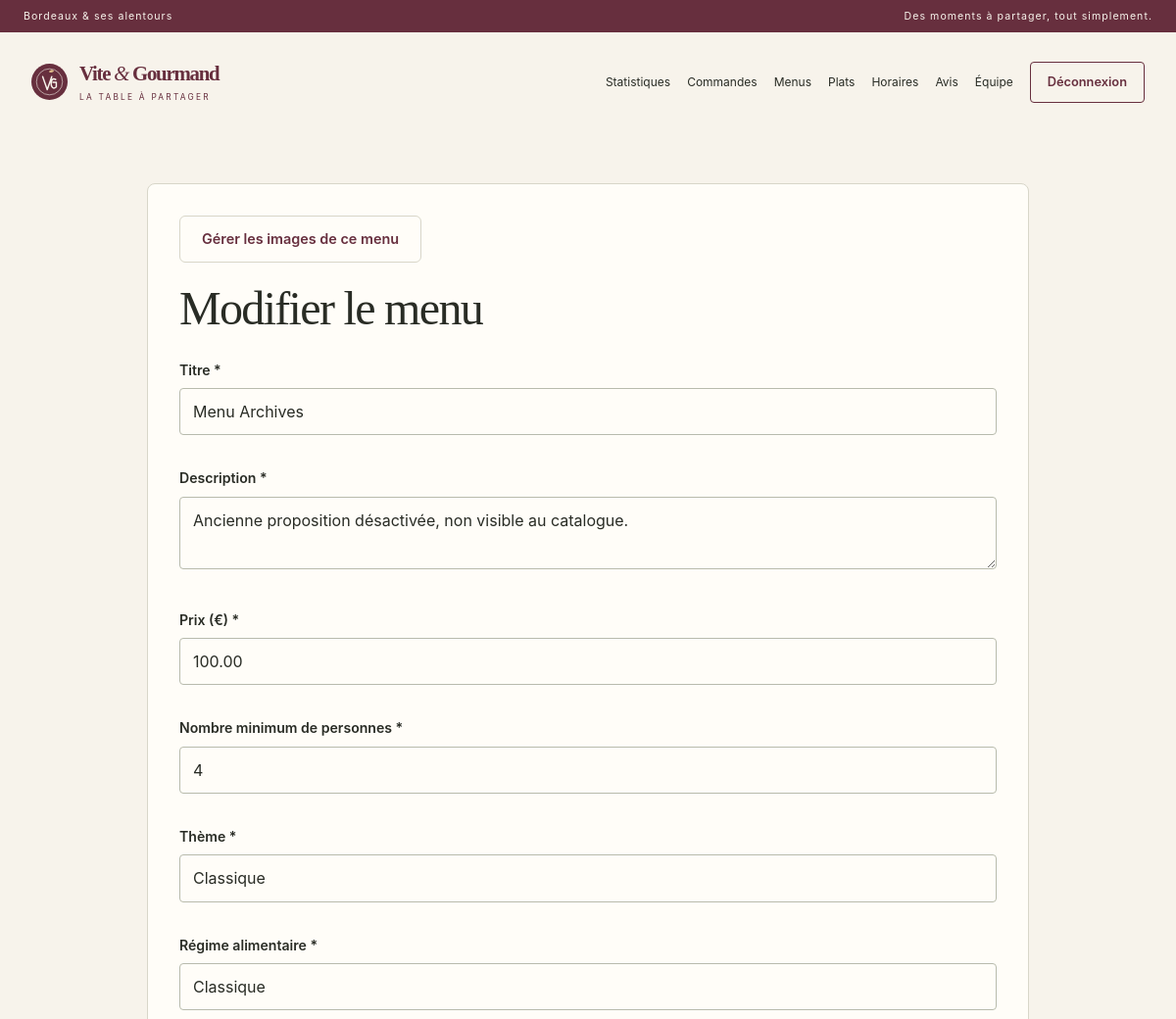
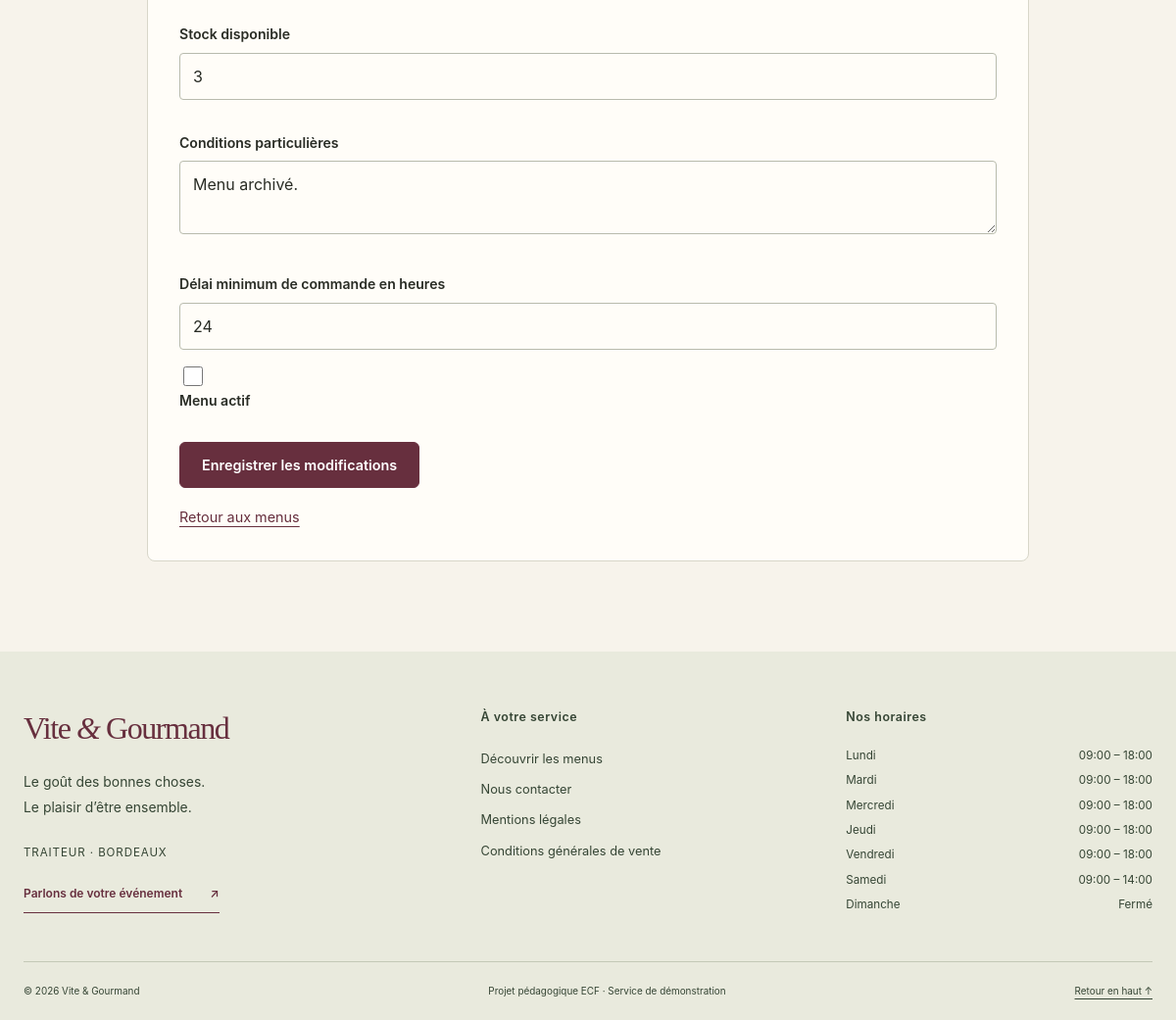
The app's page /modifier-menu.php?id=8 (signed in) with its own data (2 pictures, top to bottom).
### tables this page shows
CREATE TABLE `menus` (
    `id` INT NOT NULL AUTO_INCREMENT,
    `titre` VARCHAR(255) NOT NULL,
    `description` TEXT NOT NULL,
    `prix` DECIMAL(10,2) NOT NULL,
    `nb_personnes_min` INT NOT NULL,

    `theme` VARCHAR(100) DEFAULT NULL,
    `regime` VARCHAR(100) DEFAULT NULL,

    `stock_disponible` INT NOT NULL DEFAULT 0,

    `conditions_menu` TEXT DEFAULT NULL,
    `delai_commande_heures` INT DEFAULT NULL,

    `actif` TINYINT(1) NOT NULL DEFAULT 1,

    PRIMARY KEY (`id`)
);

CREATE TABLE `horaires` (
    `id` INT NOT NULL AUTO_INCREMENT,
    `jour` VARCHAR(20) NOT NULL,
    `heure_ouverture` TIME DEFAULT NULL,
    `heure_fermeture` TIME DEFAULT NULL,
    `ferme` TINYINT(1) NOT NULL DEFAULT 0,

    PRIMARY KEY (`id`),
    UNIQUE KEY `jour` (`jour`)
);

### Config/security.php (called while the page is built, shortened)
<?php
function e(mixed $value): string
{
    return htmlspecialchars((string) $value, ENT_QUOTES | ENT_SUBSTITUTE, 'UTF-8');
}

### Public/modifier-menu.php (the view, shortened to what this page needs)
<?php
require_once __DIR__ . '/../Config/database.php';
$id = $_GET['id'] ?? null;
$id = (int) $id;
$sql = '
    SELECT *
    FROM menus
    WHERE id = :id
';
$stmt = $pdo->prepare($sql);
$stmt->execute([
    ':id' => $id
]);
$menu = $stmt->fetch(PDO::FETCH_ASSOC);
?>
<?php require_once __DIR__ . '/../Templates/layout.php';
renderHeader('Modifier un menu'); ?>
<section class="content-panel">
<p><a class="button button-secondary" href="gerer-menu-images.php?id=<?= (int) $id ?>">Gérer les images de ce menu</a></p>
    <h1>
        Modifier le menu
    </h1>
    <form method="POST">
        <label for="titre">
            Titre *
        </label>
        <input
            type="text"
            id="titre"
            name="titre"
            value="<?= htmlspecialchars($menu['titre']) ?>"
            required
        >
        <label for="description">
            Description *
        </label>
        <textarea
            id="description"
            name="description"
            required
        ><?= htmlspecialchars($menu['description']) ?></textarea>
        <label for="prix">
            Prix (€) *
        </label>
        <input
            type="number"
            id="prix"
            name="prix"
            step="0.01"
            min="0.01"
            value="<?= htmlspecialchars($menu['prix']) ?>"
            required
        >
        <label for="nb_personnes_min">
            Nombre minimum de personnes *
        </label>
        <input
            type="number"
            id="nb_personnes_min"
            name="nb_personnes_min"
            min="1"
            value="<?= (int) $menu['nb_personnes_min'] ?>"
            required
        >
        <label for="theme">
            Thème *
        </label>
        <input
            type="text"
            id="theme"
            name="theme"
            value="<?= htmlspecialchars($menu['theme']) ?>"
            required
        >
        <label for="regime">
            Régime alimentaire *
        </label>
        <input
            type="text"
            id="regime"
            name="regime"
            value="<?= htmlspecialchars($menu['regime']) ?>"
            required
        >
        <label for="stock_disponible">
            Stock disponible
        </label>
        <input
            type="number"
            id="stock_disponible"
            name="stock_disponible"
            min="0"
            value="<?= (int) $menu['stock_disponible'] ?>"
            required
        >
        <label for="conditions_menu">
            Conditions particulières
        </label>
        <textarea
            id="conditions_menu"
            name="conditions_menu"
        ><?= htmlspecialchars($menu['conditions_menu'] ?? '') ?></textarea>
        <label for="delai_commande_heures">
            Délai minimum de commande en heures
        </label>
        <input
            type="number"
            id="delai_commande_heures"
            name="delai_commande_heures"
            min="0"
            value="<?= (int) $menu['delai_commande_heures'] ?>"
            required
        >
        <div class="checkbox">
            <input
                type="checkbox"
                id="actif"
                name="actif"
                <?php
    if ((int) $menu['actif'] === 1) {
        echo 'checked';
    }
?>
            >
            <label for="actif">
                Menu actif
            </label>
        </div>
        <button type="submit">
            Enregistrer les modifications
        </button>
    </form>
    <a
        class="retour"
        href="admin-menus.php"
    >
        Retour aux menus
    </a>
</section>
<?php renderFooter($pdo); ?>

### Templates/layout.php (shortened to what this page needs)
<?php
require_once __DIR__ . '/../Config/security.php';
function renderHeader(string $title): void
{
    $role = $_SESSION['role'] ?? '';
    $staff = in_array($role, ['admin', 'employe'], true);
    $links = $staff
        ? ['admin-commandes.php' => 'Commandes', 'admin-menus.php' => 'Menus', 'admin-plats.php' => 'Plats', 'admin-horaires.php' => 'Horaires', 'admin-avis.php' => 'Avis']
        : ['index.php' => 'Accueil', 'menus.php' => 'Nos menus'];
    if ($role === 'admin') {
        $links = ['admin-statistiques.php' => 'Statistiques'] + $links + ['admin-employes.php' => 'Équipe'];
    } elseif ($role === 'utilisateur') {
        $links += ['mes-commandes.php' => 'Mes commandes', 'mon-profil.php' => 'Mon profil'];
    }
    $current = basename($_SERVER['SCRIPT_NAME'] ?? '');
    ?>
<!DOCTYPE html>
<html lang="fr">
<head>
    <link rel="stylesheet" href="style.css?v=<?= filemtime(__DIR__ . '/../Public/style.css') ?>">
</head>
<body class="<?= $staff ? 'staff-page' : 'public-page' ?>">
<div class="announcement">
    <span>Bordeaux & ses alentours</span>
    <span>Des moments à partager, tout simplement.</span>
</div>
<header class="site-header">
    <a class="brand" href="index.php" aria-label="Vite et Gourmand, accueil">
        <img src="assets/images/embleme.svg" alt="" width="45" height="45">
        <span>Vite <i>&</i> Gourmand<small>LA TABLE À PARTAGER</small></span>
    </a>
    <nav id="main-navigation" class="navbar-links" aria-label="Navigation principale">
        <?php foreach ($links as $href => $label): ?>
            <a href="<?= e($href) ?>" <?= $current === $href ? 'aria-current="page"' : '' ?>><?= e($label) ?></a>
        <?php endforeach; ?>
        <?php if (isset($_SESSION['user_id'])): ?>
            <form method="post" action="logout.php" class="logout-form">
                <button class="nav-account" type="submit">Déconnexion</button>
            </form>
        <?php else: ?>
            <a class="nav-account" href="login.php" <?= $current === 'login.php' ? 'aria-current="page"' : '' ?>>Mon espace <span aria-hidden="true">↗</span></a>
        <?php endif; ?>
    </nav>
</header>
<main id="main-content" class="page-shell">
<?php
}
function renderFooter(PDO $pdo): void
{
    $rows = $pdo->query('SELECT jour, heure_ouverture, heure_fermeture, ferme FROM horaires')->fetchAll(PDO::FETCH_ASSOC);
    $horaires = [];
    foreach ($rows as $row) {
        $horaires[strtolower($row['jour'])] = $row;
    }
    ?>
</main>
<footer class="site-footer">
    <div class="footer-grid">
        <div class="footer-intro">
            <a class="footer-brand" href="index.php">Vite <i>&</i> Gourmand</a>
            <p>Le goût des bonnes choses.<br>Le plaisir d’être ensemble.</p>
            <p class="footer-location">Traiteur · Bordeaux</p>
            <a href="contact.php" class="text-link">Parlons de votre événement <span aria-hidden="true">↗</span></a>
        </div>
        <div>
            <h2>À votre service</h2>
            <ul class="footer-links">
                <li><a href="menus.php">Découvrir les menus</a></li>
                <li><a href="contact.php">Nous contacter</a></li>
                <li><a href="mentions-legales.php">Mentions légales</a></li>
                <li><a href="cgv.php">Conditions générales de vente</a></li>
            </ul>
        </div>
        <div>
            <h2>Nos horaires</h2>
            <dl class="opening-hours">
                <?php foreach (['Lundi', 'Mardi', 'Mercredi', 'Jeudi', 'Vendredi', 'Samedi', 'Dimanche'] as $jour): $h = $horaires[strtolower($jour)] ?? null; ?>
                    <div>
                        <dt><?= $jour ?></dt>
                        <dd>
                            <?php if (!$h): ?>
                                Non renseigné
                            <?php elseif ((int) $h['ferme'] === 1): ?>
                                Fermé
                            <?php else: ?>
                                <?= e(substr((string) $h['heure_ouverture'], 0, 5)) ?> – <?= e(substr((string) $h['heure_fermeture'], 0, 5)) ?>
                            <?php endif; ?>
                        </dd>
                    </div>
                <?php endforeach; ?>
            </dl>
        </div>
    </div>
    <div class="footer-bottom">
        <span>© <?= date('Y') ?> Vite & Gourmand</span>
        <span>Projet pédagogique ECF · Service de démonstration</span>
        <a href="#main-content">Retour en haut ↑</a>
    </div>
</footer>
</body>
</html>
<?php
}

### records on screen
menus: titre "Menu Archives", description "Ancienne proposition désactivée, non visible au catalogue.", prix "100.00", nb_personnes_min "4", theme "Classique", regime "Classique", stock_disponible "3", conditions_menu "Menu archivé.", delai_commande_heures "24"
horaires: jour "Lundi", heure_ouverture "09:00", heure_fermeture "18:00"
horaires: jour "Mardi", heure_ouverture "09:00", heure_fermeture "18:00"
horaires: jour "Mercredi", heure_ouverture "09:00", heure_fermeture "18:00"
horaires: jour "Jeudi", heure_ouverture "09:00", heure_fermeture "18:00"
horaires: jour "Vendredi", heure_ouverture "09:00", heure_fermeture "18:00"
horaires: jour "Samedi", heure_ouverture "09:00", heure_fermeture "14:00"

### other values on screen
$label "Statistiques"
$label "Commandes"
$label "Menus"
$label "Plats"
$label "Horaires"
$label "Avis"
$label "Équipe"
$jour "Dimanche"
